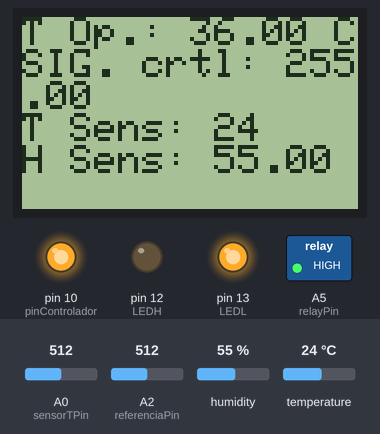
Bench run of a sketch on a simulated Arduino Uno, built with avr-gcc and run on an emulated ATmega328P. Shown: 84×48 one-colour display, switched loads named in the sketch (green lamp = pin HIGH), output pins drawn as LEDs (lit = HIGH). The inputs (shaded band) are chosen by the test bench; at power-on: A0 (sensorTPin) = 512, A2 (referenciaPin) = 512, humidity 55 %, temperature 24 °C. What the sketch prints to the serial monitor is not drawn.

Above: at 1.2 s.
1.3 s: A0 (sensorTPin) set to 464
At 2.7 s:
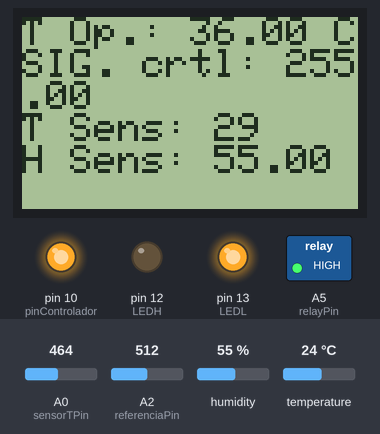
3.1 s: A0 (sensorTPin) set to 430
At 4.5 s:
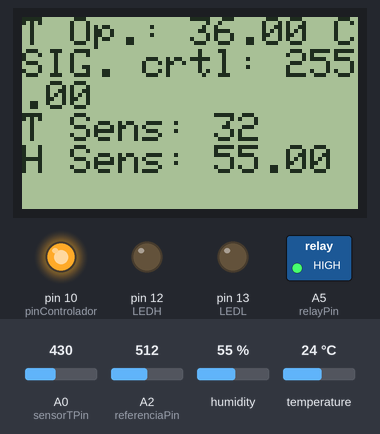
4.8 s: A2 (referenciaPin) set to 247
At 5.4 s:
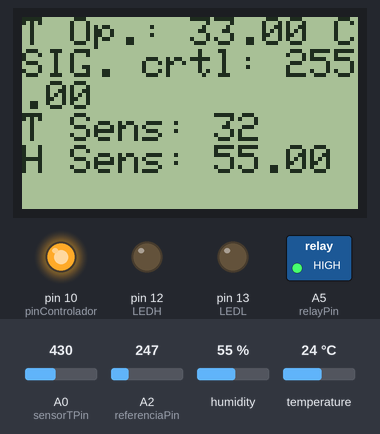
6.6 s: A2 (referenciaPin) set to 226
At 7.8 s:
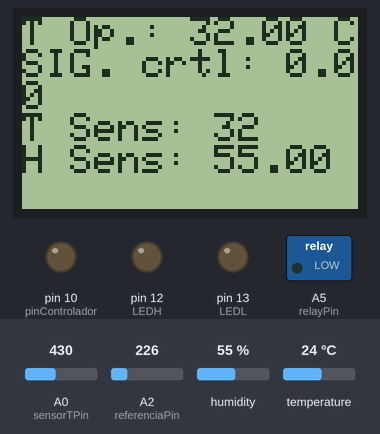
8.5 s: A2 (referenciaPin) set to 306
At 8.87 s:
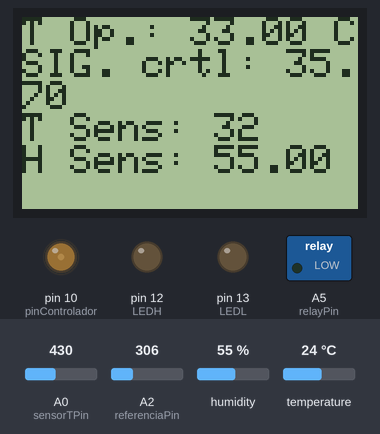
10.6 s: A0 (sensorTPin) set to 306
At 12.2 s:
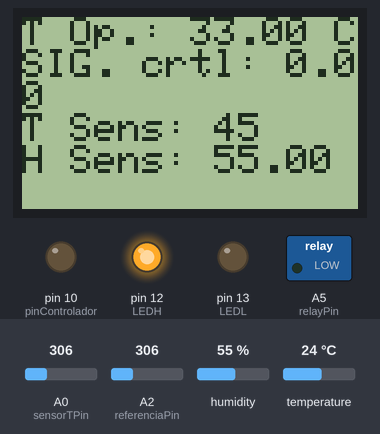
Timing chart, 0 to 13.3 s (numbered marks = the images above; inputs shaded):
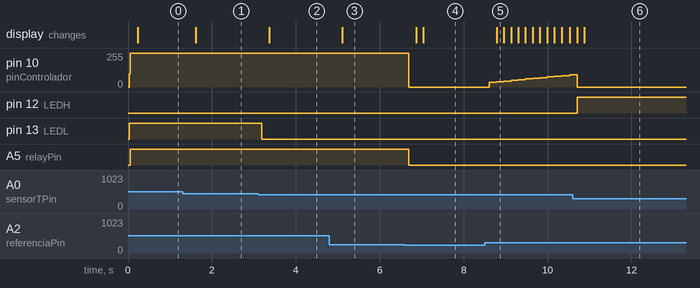

The sketch:

lab3.ino
```cpp
#include <SPI.h>
#include <Adafruit_PCD8544.h>
//sensor temperatura y humedad
#include "DHT.h" //It is necessary for us to include this library when we use DHT11/DHT22 sensor
#define DHTPIN 11 // Defining the data output pin to Arduino
#define DHTTYPE DHT11 // Specify the sensor type(DHT11 or DHT22)
#include <math.h>
// Software SPI (slower updates, more flexible pin options):
// pin 7 - Serial clock out (SCLK)
// pin 6 - Serial data out (DIN)
// pin 5 - Data/Command select (D/C)
// pin 4 - LCD chip select (CS)
// pin 3 - LCD reset (RST)
Adafruit_PCD8544 display = Adafruit_PCD8544(7, 6, 5, 4, 3);

//sensor pin
int relayPin = A5; // señal del sensor
int pinControlador = 10;      // la señal de control u se envia por el pin 3 que es PWM


//inicialización pto de operación
float referenciaPin = A2;
float value;      //variable que almacena la lectura analógica raw
//int position;   //posicion del potenciometro en tanto por ciento
int offset = 30;

float h;
float r; //valor deseado o set point o referencia
float y; //señal realimentada
int yi;
float yk_1;//valor pasado de la señal de realimentada
float uk; //valor presente de la señal de control
float uk_1=0.0;//valor pasado u(k-1) de la señal de control
float uk_lim;// valor señal de control limitada
float ek;//valor presente de la señal de error
float ek_1=0.0;//valor pasado de la señal de error
float ek_2;//valor pasado e(k-2)de la señal de control

const int LEDL=13;
const int LEDH=12;
float deltat = 0.1; // 10 ms, deltat se define en segundos.
const double Kp = 2;
const double Ti = 0.1;
const double Td = 0.5;
const double Ts = 100; // tiempo de muestreo de 10 ms

//thermistor
const int Rc = 10000; //valor de la resistencia
const int Vcc = 2.5;
const float sensorTPin = A0;

float A = 1.11492089e-3;
float B = 2.372075385e-4;
float C = 6.954079529e-8;

float K = 2.5; //factor de disipacion en mW/C

//init sensor
DHT dht(DHTPIN, DHTTYPE); //Declaration for varibles below...


void setup()   {
  Serial.begin(9600);
  Serial.println("PCD");
  dht.begin(); //To initialise DHT sensor

  display.begin();
  pinMode(LEDL,OUTPUT);
  pinMode(LEDH,OUTPUT);
  pinMode(sensorTPin, INPUT);
  pinMode(relayPin, OUTPUT);
  pinMode(referenciaPin, INPUT);
  pinMode(pinControlador, OUTPUT);
  //digitalWrite(pinControlador,100);
  analogWrite(pinControlador,100);
}

void loop() {

  if(ek<=0){

    uk_1 = 0.0;
  }
  //sensado de la temperatura a partir del termistor
  float raw = analogRead(sensorTPin);
  float V =  raw / 1024 * Vcc;

  float R = (Rc * V ) / (Vcc - V);

  float logR  = log(R);
  float R_th = 1.0 / (A + B * logR + C * logR * logR * logR );

  float kelvin = R_th - V*V/(K * R)*1000;
  y = kelvin - 273.15;
  yi = int(y);

  if(yi<30){
    digitalWrite(LEDL,HIGH);
  }

    if(yi>30){
    digitalWrite(LEDL,LOW);
  }

    if(yi>42){
    digitalWrite(LEDH,HIGH);
  }
   if(yi<42){
    digitalWrite(LEDH,LOW);
  }


  // text display tests
  display.clearDisplay();
  //display.clearDisplay();

  display.setTextSize(1);
  display.setTextColor(BLACK);
  display.setCursor(0,0);

  value = analogRead(referenciaPin);          // realizar la lectura analógica raw
  r = map(value, 0, 1023, 0, 13);  // convertir a porcentaje
  r += offset;
  r = int(r);
  ek =  r - yi; //se calcula el error
 Serial.print("ek: ");
  Serial.println(ek);
  h = dht.readHumidity();

   //y = dht.readTemperature(); //analogRead(sensorPin); //lee la salida del sistema
   //y = map(y, 0, 1023, 0, 100); //se escala la señal, 0 es a 0 como 1023 es a 100, arduino tiene convertidor A/D de 10 bits (pasa 0 a 5V a 0 a 1023)

  //Ecuación discreta del controlador
  uk = uk_1 + Kp*((1+deltat/Ti+Td/deltat)*ek-(1+2*Td/deltat)*ek_1+(Td/deltat)*ek_2);

  if (uk > 100) { //Bloque de saturacion de la salida del controlador
  uk_lim= 100;
  }
  else if (uk < 0) {
  uk_lim = 0;
  }
  else{
     uk_lim = uk;
  }

  uk_lim = uk_lim*255/100; // Se escala de 0 a 255 por ser PWM con 8 bits


  uk_1 = uk;//declaracion del estado anterior como el estado presente para el siguiente iteración

    if(ek<=0){

    uk_1 = 0.0;
  }

  ek_1 = ek;
  ek_2 = ek_1;
  Serial.print("uk1: ");
  Serial.println(uk_1);
  Serial.print("uk: ");
  Serial.println(uk);
  Serial.print("uk_lim: ");
  Serial.println(uk_lim);

  if(ek>0){
  analogWrite(pinControlador,uk_lim);  // salida PWM de la señal de control

  analogWrite(relayPin,uk_lim); //vamo a ver
  }
  else{
  analogWrite(pinControlador,0);  // salida PWM de la señal de control

  analogWrite(relayPin,0); //vamo a ver
  }
  delay(50);
  delay(Ts);

  display.print("T Op.: ");
  display.print(r);
  display.println(" C");

  display.print("SIG. crtl: ");
  display.println(uk_lim);

  display.print("T Sens: ");
  display.println(yi);

  display.print("H Sens: ");
  display.println(h);

  display.display();
  //delay(500);
}
```

Measured:
- the behaviour switches between 446 and 445 on A0 (sensorTPin) (found by bisection; images 1 and 2)
- the behaviour switches between 237 and 236 on A2 (referenciaPin) (found by bisection; images 3 and 4)
- after the input at 1.3 s, the display: changes after 0.31 s (image 1)
- after the input at 3.1 s, pin 13 (LEDL): HIGH → LOW after 0.09 s; the display: changes after 0.26 s (image 2)
- after the input at 4.8 s, the display: changes after 0.31 s (image 3)
- after the input at 6.6 s, pin 10 (pinControlador): 255/255 → 0/255 after 0.09 s; A5 (relayPin): HIGH → LOW after 0.09 s; the display: first changes after 0.27 s (image 4 shows a later state)
- after the input at 8.5 s, pin 10 (pinControlador): moves from 0/255 to 91/255 over 1.9 s, starting after 0.11 s; the display: changes after 0.28 s (image 5)
- after the input at 10.6 s, pin 12 (LEDH): LOW → HIGH after 0.10 s; A5 (relayPin): stays LOW (without the input it goes to HIGH after 1.3 s)
